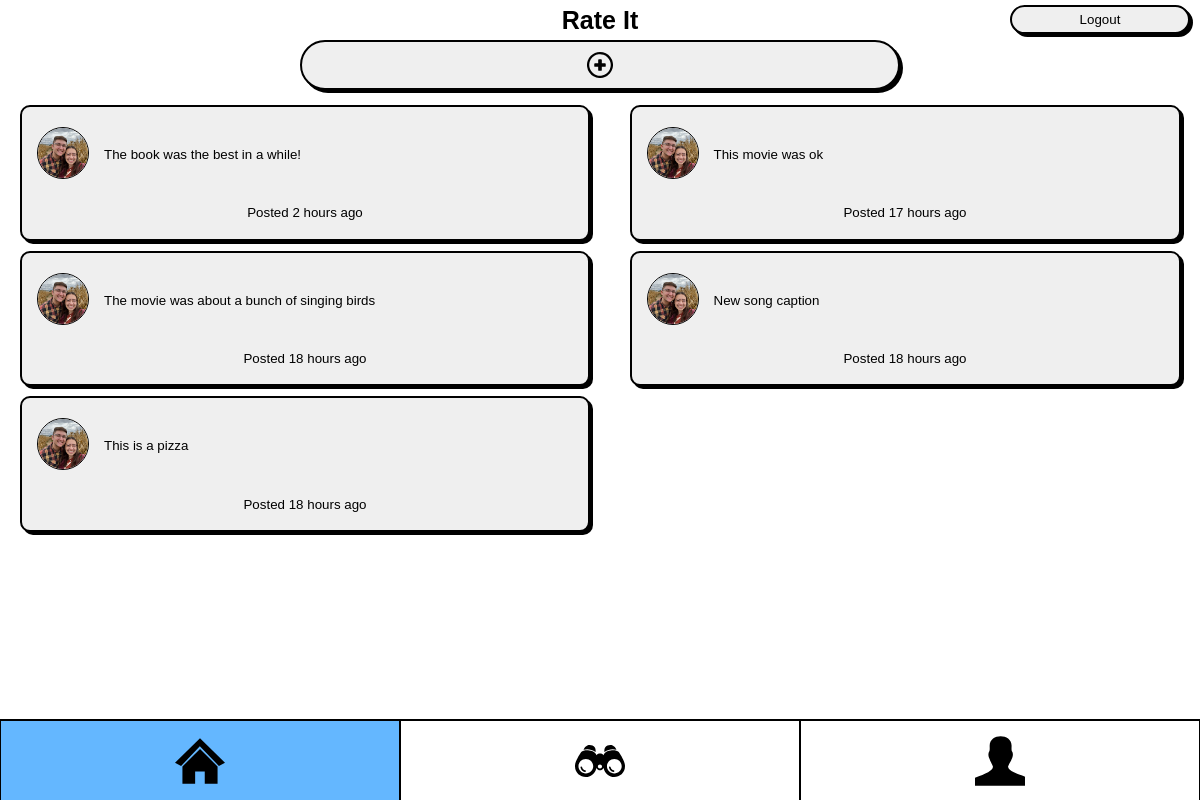
Screenshot of /home/ (signed in) with the database file from the repository.
### friends_haven_app/models.py (models this page shows)
class Post(models.Model):
    item_name = models.CharField(max_length=100)
    image = models.ImageField(upload_to='posts/', default=None, null=True, blank=True)
    creator = models.ForeignKey(Profile, on_delete=models.CASCADE)
    rate = models.IntegerField(default=0, validators=[MinValueValidator(0), MaxValueValidator(5)])
    caption = models.CharField(max_length=100)
    description = models.TextField(max_length=200)
    timestamp = models.DateTimeField(auto_now_add=True)
    category = models.ForeignKey(Category, on_delete=models.CASCADE, default=None, null=True,)
    community_rate = models.IntegerField(default=0)
    sections = models.CharField(max_length=5000, null= True, blank=True)
    answers = models.CharField(max_length=5000, null= True, blank=True)
    def getSections(self):
        return json.loads(self.sections)
    def getAnswers(self):
        return json.loads(self.answers)
    def time_ago(self):
        current_time = datetime.now(timezone.utc)
        time_difference = current_time - self.timestamp.replace(tzinfo=timezone.utc)
        hours, remainder = divmod(time_difference.seconds, 3600)
        minutes, seconds = divmod(remainder, 60)
        if hours == 1:
            return f"{hours} hour ago"
        if hours > 1:
            return f"{hours} hours ago"
        elif minutes == 1:
            return f"{minutes} minute ago"
        elif minutes > 1:
            return f"{minutes} minutes ago"
        elif seconds == 1:
            return f"{seconds} second ago"
        else:
            return f"{seconds} seconds ago"
    def formatted_date(self):
        formatted_date = self.timestamp.strftime("%B %d, %Y at %H:%M")
        return formatted_date
    def __str__(self):
        return f'{self.creator} posted "{self.item_name}" on {self.formatted_date()}'

class Profile(models.Model):
    user = models.OneToOneField(User, on_delete=models.CASCADE)
    profile_picture = models.ImageField(upload_to='profilePictures/', default=None, null=True, blank=True)
    description = models.TextField(max_length=200, default=None, null=True, blank=True)
    rates = models.IntegerField(default=0, null=True, blank=True)
    idolNum = models.IntegerField(default=0, null=True, blank=True)
    fanNum = models.IntegerField(default=0, null=True, blank=True)
    idols = models.CharField(max_length=50000,default=0, null=True, blank=True)
    fans = models.CharField(max_length=50000,default=0, null=True, blank=True)
    def __str__(self):
        return f'{self.user.username}'

### friends_haven_app/views.py (the view)
# urls.py: 2. Add a URL to urlpatterns:  path('', views.home, name='home')
@login_required(login_url='/')
def home(request):
    userProfile = Profile.objects.get(user=request.user)
    idols = json.loads(userProfile.idols)
    if idols == 0:
        idols = []
    posts = Post.objects.all().filter(creator__user__username__in=idols).order_by('-timestamp')
    print(posts)
    left = posts[0::2]
    right = posts[1::2]
    data = {
        'userProfile': userProfile,
        'left': left,
        'right': right,
        'accessProfile': userProfile
    }
    return render(request, 'home.html', data)

### friends_haven_app/templates/home.html (shortened to what this page needs)
{% extends "base.html" %}
{% load static %}
{% block content %}
<head>
    <link rel="stylesheet" type="text/css" href="{% static 'css/home.css' %}">
</head>
<body>
    <h1>Rate It</h1>
    <div class="section">
        <a href="/create">
            <button id="create" class="top">
            </button>
        </a>
        {% include 'items.html' %}
    </div>
</body>
{% endblock %}

### friends_haven_app/templates/items.html (shortened to what this page needs)
{% load static %}
<div class="cols">
    {% if left %}
        <div class="colLeft col">
            {% for post in left %}
                <button class="item" onclick="enlarge(this)">
                    <div class="capCon">
                        <a href="/account/{{post.creator}}" class="profileLink">
                            {% if post.creator.profile_picture %}
                                <img class="profilePic" src="{{ post.creator.profile_picture.url }}" width="100%" height="100%">
                            {% else %}
                                <img class="profilePic" src="{% static 'images/default.jpg' %}" width="100%" height="100%">
                            {% endif %}
                        </a>
                        <p class="caption">{{ post.caption }}</p>
                    </div>
                    <p>Posted {{ post.time_ago }}</p>
                </button>
            {% endfor %}
        </div>
        <div class="colRight col">
            {% for post in right %}
                <button class="item" onclick="enlarge(this)">
                    <div class="capCon">
                        <a href="/account/{{post.creator}}">
                            {% if post.creator.profile_picture %}
                                <img class="profilePic" src="{{ post.creator.profile_picture.url }}" width="100%" height="100%">
                            {% else %}
                                <img class="profilePic" src="{% static 'images/default.jpg' %}" width="100%" height="100%">
                            {% endif %}
                        </a>
                        <p class="caption">{{ post.caption }}</p>
                    </div>
                    <p>Posted {{ post.time_ago }}</p>
                </button>
            {% endfor %}
        </div>
    {% else %}
        <button class="item">
            <p class="caption post">No posts yet.<br>Get the party started!</p>
        </button>
    {% endif %}
</div>

### friends_haven_app/static/css/base.css (style rules this page uses)
:root { --background: white; --background-hover: rgb(244, 244, 244); --font-color: black; --font: 'Poppins', sans-serif }
* { font-family: var(--font); }
body *, body { max-width: 1200px; }
body { margin: 0 auto; background-color: var(--background); }

### friends_haven_app/static/css/home.css (style rules this page uses)
:root { --itemHeight: 300px; }
.section { display: flex; justify-content: center; align-items: center; flex-direction: column; margin: 35px 0; }
div.cols { display: flex; flex-direction: row; align-items: start; justify-content: start; width: 100vw; }
div.cols div.col { display: flex; flex-direction: column; align-items: center; justify-content: start; flex-grow: 1; height: 100%; min-width: 125px; max-width: 50vw; margin: 5px; }
div.section div button { width: 95%; margin: 5px; border: 2px black solid; box-shadow: 3px 3px 0px black; border-radius: 10px; }
div.cols a { margin: 5px; position: relative; z-index: 10; }
h1 { position: absolute; top: 20px; left: 50%; transform: translate(-50%,-50%); text-align: center; font-size: 25px; width: 100vw; margin: 0; }
.item { display: flex; flex-direction: column; justify-content: start; align-items: center; padding: 5px; transition: .5s all ease-out; }
.capCon { display: flex; justify-content: start; align-items: center; padding-top: 5px; width: 100%; }
.profilePic { border: 1px solid black; border-radius: 50%; margin: 5px; max-width: 50px; max-height: 50px; aspect-ratio: 1; object-fit: cover; object-position: center center; }
.caption { margin: 0; width: 80%; color: var(--font-color); text-align: left; padding: 5px; }
.top { border: 2px black solid; box-shadow: 3px 3px 0px black; border-radius: 50px; display: flex; align-items: center; justify-content: center; width: 50vw; height: 50px; margin: 5px; padding: 10px; }

### rows the page displays
Post: creator.profile_picture (picture), caption "The book was the best in a while!", time_ago "2 hours ago"
Post: creator.profile_picture (picture), caption "The movie was about a bunch of singing birds", time_ago "18 hours ago"
Post: creator.profile_picture (picture), caption "This is a pizza", time_ago "18 hours ago"
Post: creator.profile_picture (picture), caption "This movie was ok", time_ago "17 hours ago"
Post: creator.profile_picture (picture), caption "New song caption", time_ago "18 hours ago"
